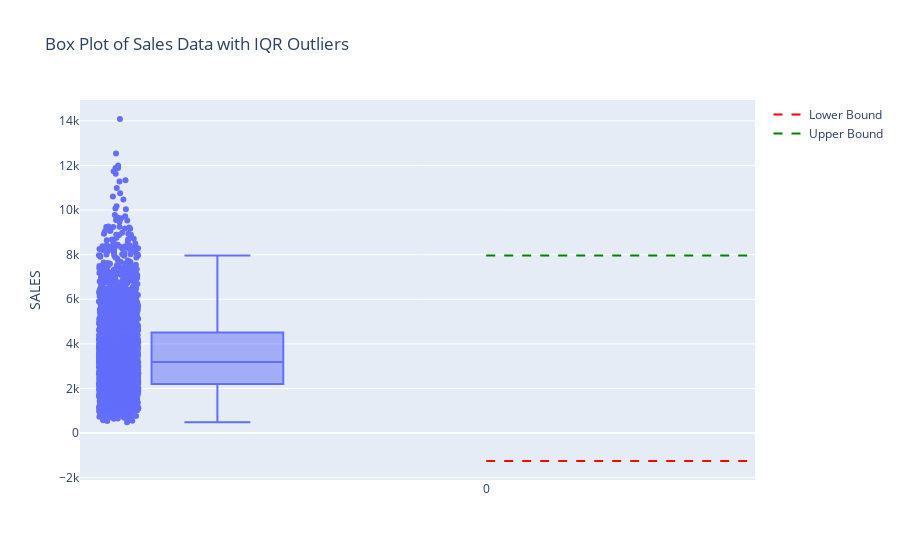

Source (notebook cell):
### Code cell
# Plotting IQR
fig_iqr = px.box(df, y='SALES', points='all', title='Box Plot of Sales Data with IQR Outliers')
fig_iqr.add_scatter(y=[lower_bound, lower_bound], mode='lines', name='Lower Bound', line=dict(color='red', dash='dash'))
fig_iqr.add_scatter(y=[upper_bound, upper_bound], mode='lines', name='Upper Bound', line=dict(color='green', dash='dash'))
fig_iqr.show()

### Figure 1 — Plotly figure (JSON) as saved in the notebook; plotly's stock layout.template omitted (floating-point values rounded to 4 significant figures; data arrays with more than 128 entries replaced by an {"elided": "..."} marker saying what was removed)
{"data": [{"alignmentgroup": "True", "boxpoints": "all", "hovertemplate": "SALES=%{y}<extra></extra>", "legendgroup": "", "marker": {"color": "#636efa"}, "name": "", "notched": false, "offsetgroup": "", "orientation": "v", "showlegend": false, "type": "box", "x0": " ", "xaxis": "x", "y": {"elided": "2823 float values"}, "y0": " ", "yaxis": "y"}, {"line": {"color": "red", "dash": "dash"}, "mode": "lines", "name": "Lower Bound", "type": "scatter", "y": [-1253.0, -1253.0]}, {"line": {"color": "green", "dash": "dash"}, "mode": "lines", "name": "Upper Bound", "type": "scatter", "y": [7965.0, 7965.0]}], "layout": {"boxmode": "group", "legend": {"tracegroupgap": 0}, "title": {"text": "Box Plot of Sales Data with IQR Outliers"}, "xaxis": {"anchor": "y", "domain": [0, 1]}, "yaxis": {"anchor": "x", "domain": [0, 1], "title": {"text": "SALES"}}}}
